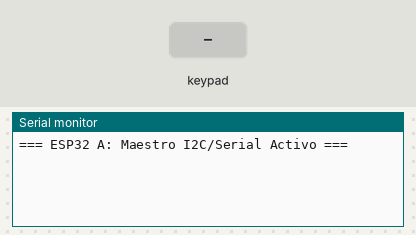
A sketch run on a simulated ESP32. Parts: the last lines printed to the serial monitor. The test bench sets the inputs (shaded band).

Above: at 1.7 s.
1.8 s: key '1' pressed
At 2.3 s:
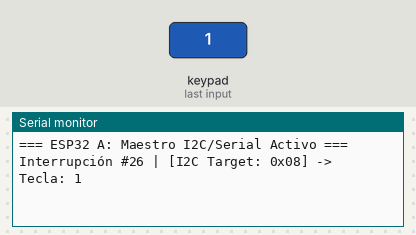
3.3 s: keypad keys 1 3 1 2 1 4 2 7 # pressed 0.4 s apart
At 7.1 s:
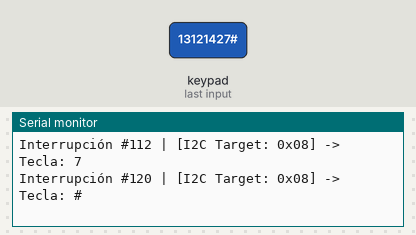
8.4 s: key 'A' pressed
At 9.6 s:
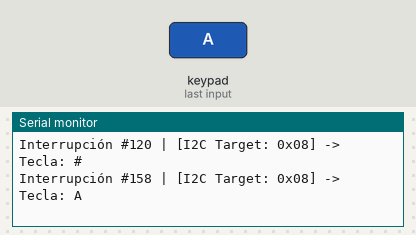
9.9 s: keypad keys 1 3 1 2 1 4 2 7 * pressed 0.4 s apart
At 14.5 s:
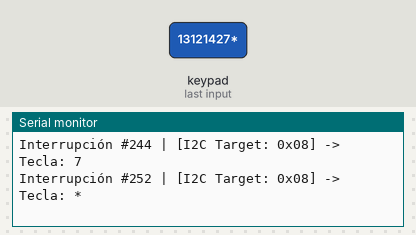
15.0 s: key 'B' pressed
At 15.9 s:
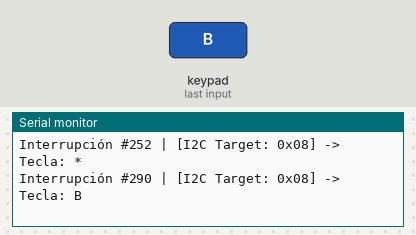
16.5 s: keypad keys 1 3 1 2 1 4 2 7 D pressed 0.4 s apart
At 20.7 s:
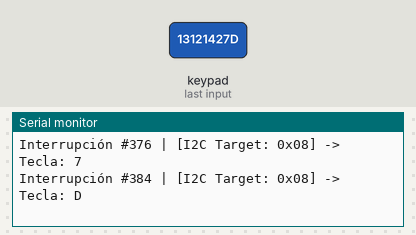
Timing chart, 0 to 22.2 s (numbered marks = the images above; inputs shaded):
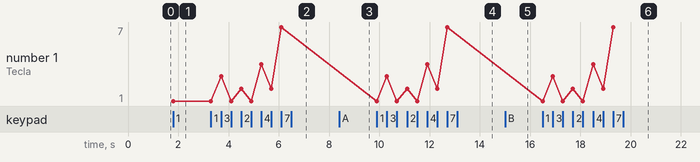

The sketch:

PRACTICA3-MAESTRO.ino
```cpp
#include <Keypad.h>
#include <Wire.h>

#define RX_PIN 16
#define TX_PIN 17

#define I2C_SLAVE_TARGET_ADDR 0x08

const byte FILAS = 4;
const byte COLUMNAS = 4;

char teclas[FILAS][COLUMNAS] = {
  {'1','2','3','A'},
  {'4','5','6','B'},
  {'7','8','9','C'},
  {'*','0','#','D'}
};

byte pinesFilas[FILAS]     = {13, 12, 14, 27};
byte pinesColumnas[COLUMNAS] = {26, 25, 33, 32};

Keypad teclado = Keypad(makeKeymap(teclas), pinesFilas, pinesColumnas, FILAS, COLUMNAS);

hw_timer_t *timer = NULL;
portMUX_TYPE timerMux = portMUX_INITIALIZER_UNLOCKED;
volatile bool banderaEscaneo = false;
volatile unsigned long contadorInterrupciones = 0;

void IRAM_ATTR onTimer() {
  portENTER_CRITICAL_ISR(&timerMux);
  banderaEscaneo = true;
  contadorInterrupciones++;
  portEXIT_CRITICAL_ISR(&timerMux);
}

void setup() {
  Serial.begin(115200);
  delay(500);

  Serial2.begin(9600, SERIAL_8N1, RX_PIN, TX_PIN);

  Wire.begin(21, 22);

  timer = timerBegin(1000000);
  timerAttachInterrupt(timer, &onTimer);
  timerAlarm(timer, 50000, true, 0);

  Serial.println("=== ESP32 A: Maestro I2C/Serial Activo ===");
}

void loop() {
  if (banderaEscaneo) {
    portENTER_CRITICAL(&timerMux);
    banderaEscaneo = false;
    unsigned long currentCount = contadorInterrupciones;
    portEXIT_CRITICAL(&timerMux);

    char tecla = teclado.getKey();
    if (tecla) {
      Serial.print("Interrupción #");
      Serial.print(currentCount);
      Serial.print(" | [I2C Target: 0x08] -> Tecla: ");
      Serial.println(tecla);

      Serial2.write(tecla);
    }
  }
}
```

Measured:
- after the input at 1.8 s, the serial monitor: prints a new line at once (image 1)
- after the input at 3.3 s, the serial monitor: prints a new line at once (image 2)
- after the input at 8.4 s, the serial monitor: prints a new line at once (image 3)
- after the input at 9.9 s, the serial monitor: prints a new line at once (image 4)
- after the input at 15.0 s, the serial monitor: prints a new line at once (image 5)
- after the input at 16.5 s, the serial monitor: prints a new line at once (image 6)
- plotted number 1: 1 → 7 after the input at 3.3 s
